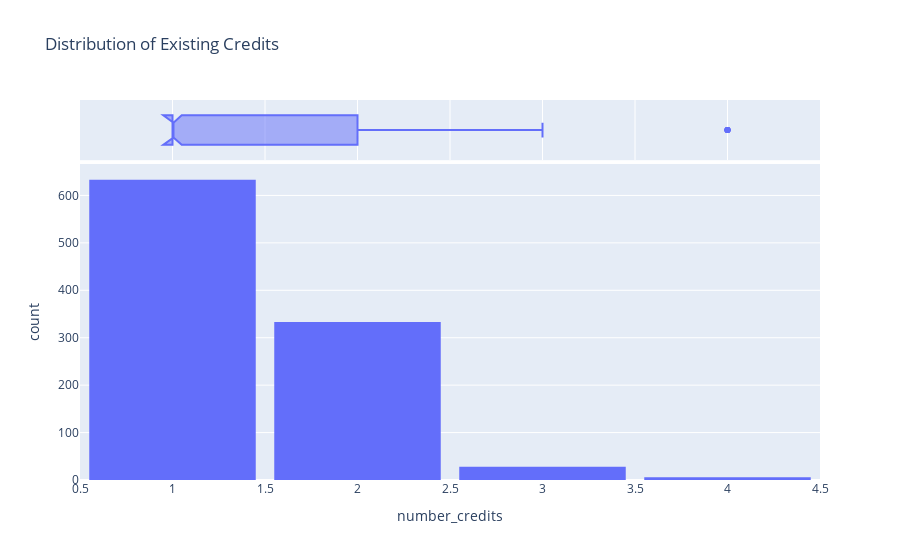

Notebook code for this chart:
### Code cell
# Distribution of Number of Existing Credits at this bank
fig = px.histogram(df,
                   x = 'number_credits',
                   marginal = 'box',
                   title='Distribution of Existing Credits')
fig.update_layout(bargap=0.1)
fig.show()

### Figure 1 — Plotly figure (JSON) as saved in the notebook; plotly's stock layout.template omitted (floating-point values rounded to 4 significant figures; data arrays with more than 128 entries replaced by an {"elided": "..."} marker saying what was removed)
{"data": [{"bingroup": "x", "hovertemplate": "number_credits=%{x}<br>count=%{y}<extra></extra>", "legendgroup": "", "marker": {"color": "#636efa", "pattern": {"shape": ""}}, "name": "", "orientation": "v", "showlegend": false, "type": "histogram", "x": {"elided": "1000 int values"}, "xaxis": "x", "yaxis": "y"}, {"hovertemplate": "number_credits=%{x}<extra></extra>", "legendgroup": "", "marker": {"color": "#636efa"}, "name": "", "notched": true, "showlegend": false, "type": "box", "x": {"elided": "1000 int values"}, "xaxis": "x2", "yaxis": "y2"}], "layout": {"bargap": 0.1, "barmode": "relative", "legend": {"tracegroupgap": 0}, "title": {"text": "Distribution of Existing Credits"}, "xaxis": {"anchor": "y", "domain": [0, 1], "title": {"text": "number_credits"}}, "xaxis2": {"anchor": "y2", "domain": [0, 1], "matches": "x", "showgrid": true, "showticklabels": false}, "yaxis": {"anchor": "x", "domain": [0, 0.8316], "title": {"text": "count"}}, "yaxis2": {"anchor": "x2", "domain": [0.8416, 1], "matches": "y2", "showgrid": false, "showline": false, "showticklabels": false, "ticks": ""}}}
